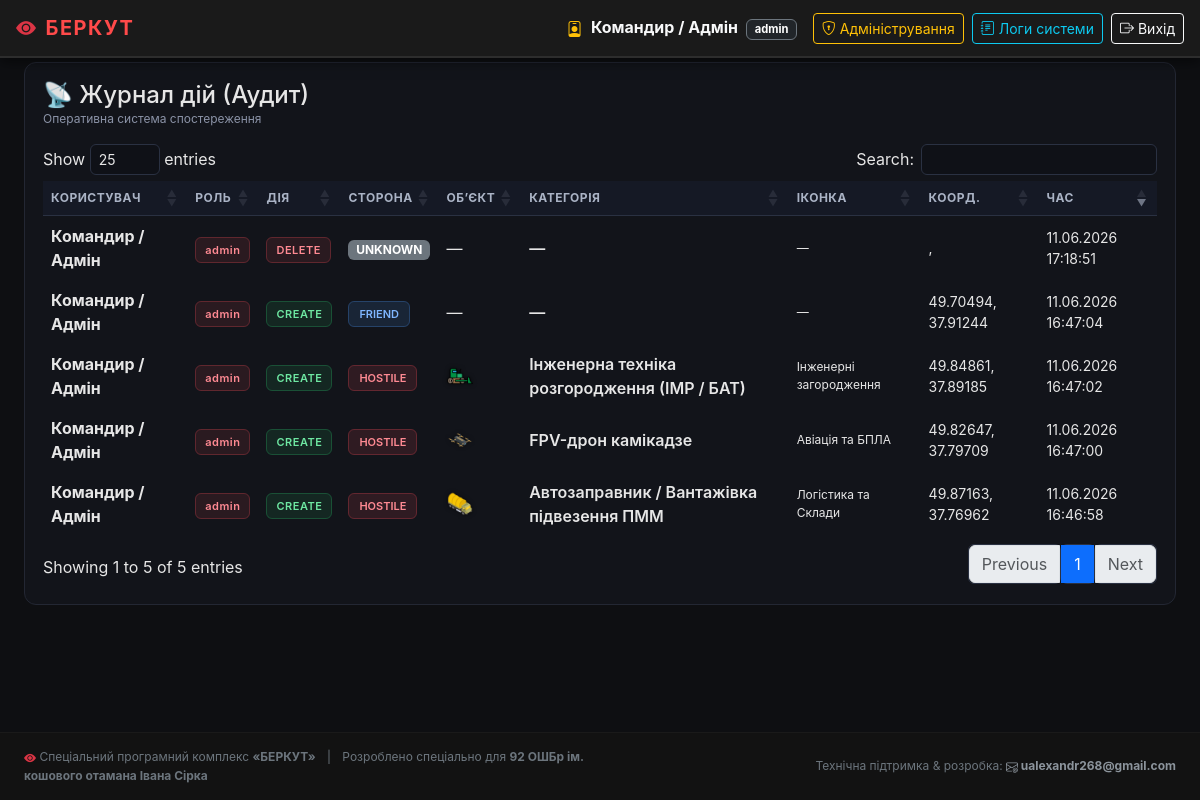
The page /admin/logs (signed in) on the database its author committed.
### tables this page shows
CREATE TABLE action_logs (
            id INTEGER PRIMARY KEY AUTOINCREMENT,

            action TEXT NOT NULL,
            object_id INTEGER,

            user TEXT NOT NULL,
            role TEXT NOT NULL,

            type_name TEXT,
            icon TEXT,

            details TEXT,

            lat REAL,
            lng REAL,

            created_at TEXT NOT NULL
        );

CREATE TABLE object_types (
                id INTEGER PRIMARY KEY AUTOINCREMENT,
                name TEXT UNIQUE NOT NULL,
                category TEXT NOT NULL,
                nato_code TEXT NOT NULL
            );

### admin_routes.py (the view)
@admin_bp.route('/admin/logs')
def admin_logs():
    if 'user' not in session or session.get('role') != 'admin':
        flash("Доступ обмежено.", "danger")
        return redirect(url_for('index'))
    with get_db_connection() as conn:
        cursor = conn.cursor()
        cursor.execute("""
            SELECT
                l.id,
                l.action,
                l.user,
                l.role,
                l.details,
                l.lat,
                l.lng,
                l.created_at,

                o.id AS object_id,
                t.name AS object_name,
                t.category AS category_name,
                t.nato_code AS icon

            FROM action_logs l
            LEFT JOIN map_objects o ON l.object_id = o.id
            LEFT JOIN object_types t ON o.type_id = t.id

            ORDER BY l.id DESC
            LIMIT 200
        """)
        logs = [dict(row) for row in cursor.fetchall()]
    return render_template("logs.html", logs=logs)

### database.py (called while the page is built)
def get_db_connection():
    conn = sqlite3.connect(DB_FILE)
    conn.row_factory = sqlite3.Row
    return conn

### templates/logs.html (shortened to what this page needs)
{% extends "base.html" %}
{% block content %}
<link rel="stylesheet" href="https://cdn.datatables.net/1.13.8/css/dataTables.bootstrap5.min.css">
<div class="logs-card">
    <div class="d-flex justify-content-between align-items-center mb-3">
        <div>
            <h4 class="mb-0">📡 Журнал дій (Аудит)</h4>
            <div class="small-muted">Оперативна система спостереження</div>
        </div>
    </div>
    <div class="table-responsive">
        <table id="logsTable" class="table table-borderless align-middle">
            <thead>
                <tr>
                    <th>Користувач</th>
                    <th>Роль</th>
                    <th>Дія</th>
                    <th>Сторона</th>
                    <th>Об’єкт</th>
                    <th>Категорія</th>
                    <th>Іконка</th>
                    <th>Коорд.</th>
                    <th>Час</th>
                </tr>
            </thead>
            <tbody>
            {% for l in logs %}
                <tr>
                    <td><strong>{{ l.user }}</strong></td>
                    <td>
                        {% set role = l.role %}
                        <span class="badge-role
                            {% if role == 'admin' %}role-admin
                            {% elif role == 'operator' %}role-operator
                            {% else %}role-viewer{% endif %}">
                            {{ role }}
                        </span>
                    </td>
                    <td>
                        {% set a = l.action %}
                        <span class="badge-action
                            {% if a == 'CREATE' %}action-create
                            {% elif a == 'DELETE' %}action-delete
                            {% elif a == 'MOVE' %}action-move
                            {% else %}action-move{% endif %}">
                            {{ a }}
                        </span>
                    </td>
                    <td>
                        {% if "friend" in (l.details or "") %}
                            <span class="badge-side side-friend">FRIEND</span>
                        {% elif "hostile" in (l.details or "") %}
                            <span class="badge-side side-hostile">HOSTILE</span>
                        {% else %}
                            <span class="badge bg-secondary">UNKNOWN</span>
                        {% endif %}
                    </td>
                    <td>
                        {% if l.icon %}
                            <img class="icon-img"
                                 src="{{ url_for('static', filename=l.icon) }}">
                        {% else %}
                            —
                        {% endif %}
                    </td>
                    <td>
                        <div style="font-weight:600;">
                            {{ l.object_name or "—" }}
                        </div>
                    </td>
                    <td class="small-muted">
                        {{ l.category_name or "—" }}
                    </td>
                    <td class="text-warning small">
                        {{ "%.5f"|format(l.lat) if l.lat else "" }},
                        {{ "%.5f"|format(l.lng) if l.lng else "" }}
                    </td>
                    <td class="text-info small">
                        {{ l.created_at }}
                    </td>
                </tr>
            {% endfor %}
            </tbody>
        </table>
    </div>
</div>
{% endblock %}

### templates/base.html (shortened to what this page needs)
<!DOCTYPE html>
<html lang="uk">
<head>
    <link href="https://cdn.jsdelivr.net/npm/bootstrap@5.3.2/dist/css/bootstrap.min.css" rel="stylesheet">
    <link rel="stylesheet" href="https://cdn.jsdelivr.net/npm/bootstrap-icons@1.11.2/font/bootstrap-icons.css">
</head>
<body class="d-flex flex-column min-height-100" style="min-height: 100vh;">
    <nav class="navbar navbar-expand-lg navbar-dark navbar-berkut fixed-top py-2">
        <div class="container-fluid px-3">
            <a class="navbar-brand d-flex align-items-center" href="{{ url_for('index') }}">
                <i class="bi bi-eye-fill me-2 text-danger"></i> БЕРКУТ
            </a>
            <div class="collapse navbar-collapse" id="navbarBerkutContent">
                {% if session.get('user') %}
                <div class="d-flex d-flex-mobile align-items-center">
                    <div class="navbar-text me-3 text-light py-0">
                        <i class="bi bi-person-badge text-warning me-1"></i>
                        <strong>{{ session.get('name') }}</strong>
                        <span class="badge bg-dark border border-secondary text-capitalize-none ms-1" style="font-size: 0.7rem;">{{ session.get('role') }}</span>
                    </div>
                    <div class="d-flex gap-2 w-100-mobile">
                        {% if session.get('role') == 'admin' %}
                            <a class="btn btn-sm btn-outline-warning d-flex align-items-center" href="{{ url_for('admin_bp.admin_panel') }}">
                                <i class="bi bi-shield-lock me-1"></i> Адміністрування
                            </a>
                            <a class="btn btn-sm btn-outline-info d-flex align-items-center"
                            href="{{ url_for('admin_bp.admin_logs') }}">
                                <i class="bi bi-journal-text me-1"></i> Логи системи
                            </a>
                        {% endif %}
                        <a class="btn btn-sm btn-outline-light d-flex align-items-center" href="{{ url_for('logout') }}">
                            <i class="bi bi-box-arrow-right me-1"></i> Вихід
                        </a>
                    </div>
                </div>
                {% endif %}
            </div>
        </div>
    </nav>
    <div class="container-fluid px-3 px-md-4 flex-grow-1 my-3">
        {% block content %}{% endblock %}
    </div>
    <footer class="footer-berkut text-center text-md-between mt-auto">
        <div class="container-fluid px-4">
            <div class="row align-items-center">
                <div class="col-md-6 text-md-start mb-2 mb-md-0">
                    <span><i class="bi bi-eye-fill text-danger"></i> Спеціальний програмний комплекс <strong>«БЕРКУТ»</strong></span>
                    <span class="mx-2 d-none d-md-inline">|</span>
                    <span class="text-light-50">Розроблено спеціально для <strong>92 ОШБр ім. кошового отамана Івана Сірка</strong></span>
                </div>
                <div class="col-md-6 text-md-end">
                    <span>Технічна підтримка & розробка: </span>
                    <a href="mailto:ualexandr268@gmail.com" class="fw-bold"><i class="bi bi-envelope-at"></i> ualexandr268@gmail.com</a>
                </div>
            </div>
        </div>
    </footer>
</body>
</html>

### templates/base.html (style rules this page uses)
body { background-color: #121212; color: #e0e0e0; font-family: -apple-system, BlinkMacSystemFont, "Segoe UI", Roboto, Helvetica, Arial, sans-serif; overflow-x: hidden; overflow: hidden; padding-top: 46px; }
html, body { height: 100%; margin: 0; overflow: hidden; }
.navbar-berkut { background-color: #1a1a1a !important; border-bottom: 2px solid #2d2d2d; box-shadow: 0 4px 12px rgba(0,0,0,0.5); }
.navbar-brand { font-weight: 700; letter-spacing: 1.5px; color: #ff4a4a !important; text-transform: uppercase; }
.footer-berkut { background-color: #121212; border-top: 1px solid #1a1a1a; color: #6c757d; font-size: 0.75rem; padding: 15px 0; margin-top: 20px; }
.footer-berkut a { color: #8c949c; text-decoration: none; }
.bi { color: currentColor; display: inline-block; vertical-align: middle; }
* { scrollbar-width: thin; scrollbar-color: #ff3b30 #0a0a0c; }

### templates/logs.html (style rules this page uses)
body { background: #0e0f12; }
.logs-card { background: #12141a; border: 1px solid #232733; border-radius: 12px; padding: 18px; color: #e6e6e6; }
table.dataTable { background: transparent !important; color: #e6e6e6 !important; }
table.dataTable tbody { background: transparent !important; }
table.dataTable tbody tr { background: #12141a !important; }
table.dataTable tbody td { background: transparent !important; color: #e6e6e6 !important; border-color: #232733 !important; }
table.dataTable thead th { background: #151925 !important; color: #aab3c5 !important; border-bottom: 1px solid #2a3142 !important; font-size: 12px; text-transform: uppercase; letter-spacing: 0.5px; }
.badge-role { font-size: 11px; padding: 5px 9px; border-radius: 6px; letter-spacing: 0.5px; font-weight: 600; border: 1px solid transparent; }
.role-admin { background: rgba(255, 77, 90, 0.10); color: #ff8a93; border-color: rgba(255, 77, 90, 0.25); }
.badge-action { font-size: 11px; padding: 5px 9px; border-radius: 6px; letter-spacing: 0.5px; font-weight: 600; }
.action-create { background: rgba(46, 204, 113, 0.10); color: #6ee7a2; border: 1px solid rgba(46, 204, 113, 0.25); }
.action-delete { background: rgba(255, 77, 90, 0.10); color: #ff8a93; border: 1px solid rgba(255, 77, 90, 0.25); }
.badge-side { font-size: 11px; padding: 5px 10px; border-radius: 6px; font-weight: 600; }
.side-friend { background: rgba(77, 156, 255, 0.12); color: #7fb6ff; border: 1px solid rgba(77, 156, 255, 0.25); }
.side-hostile { background: rgba(255, 77, 90, 0.12); color: #ff8a93; border: 1px solid rgba(255, 77, 90, 0.25); }
.icon-img { width: 26px; height: 26px; object-fit: contain; filter: drop-shadow(0 0 2px rgba(0,0,0,0.6)); }
.small-muted { color: #8b93a7; font-size: 12px; }

### rows shown on the page
action_logs: user "Командир / Адмін", role "admin", action "DELETE", details "UNKNOWN", object_name "—", category_name "—", created_at "11.06.2026 17:18:51"
action_logs: user "Командир / Адмін", role "admin", action "CREATE", details "FRIEND", object_name "—", category_name "—", lat "49.70494", lng "37.91244", created_at "11.06.2026 16:47:04"
action_logs: user "Командир / Адмін", role "admin", action "CREATE", details "HOSTILE", nato_code (picture), name "Інженерна техніка розгородження (ІМР / БАТ)", category "Інженерні загородження", lat "49.84861", lng "37.89185", created_at "11.06.2026 16:47:02"
action_logs: user "Командир / Адмін", role "admin", action "CREATE", details "HOSTILE", nato_code (picture), name "FPV-дрон камікадзе", category "Авіація та БПЛА", lat "49.82647", lng "37.79709", created_at "11.06.2026 16:47:00"
action_logs: user "Командир / Адмін", role "admin", action "CREATE", details "HOSTILE", nato_code (picture), name "Автозаправник / Вантажівка підвезення ПММ", category "Логістика та Склади", lat "49.87163", lng "37.76962", created_at "11.06.2026 16:46:58"

### other values the page prints
{{ session.get('name') }} "Командир / Адмін"
{{ session.get('role') }} "admin"
